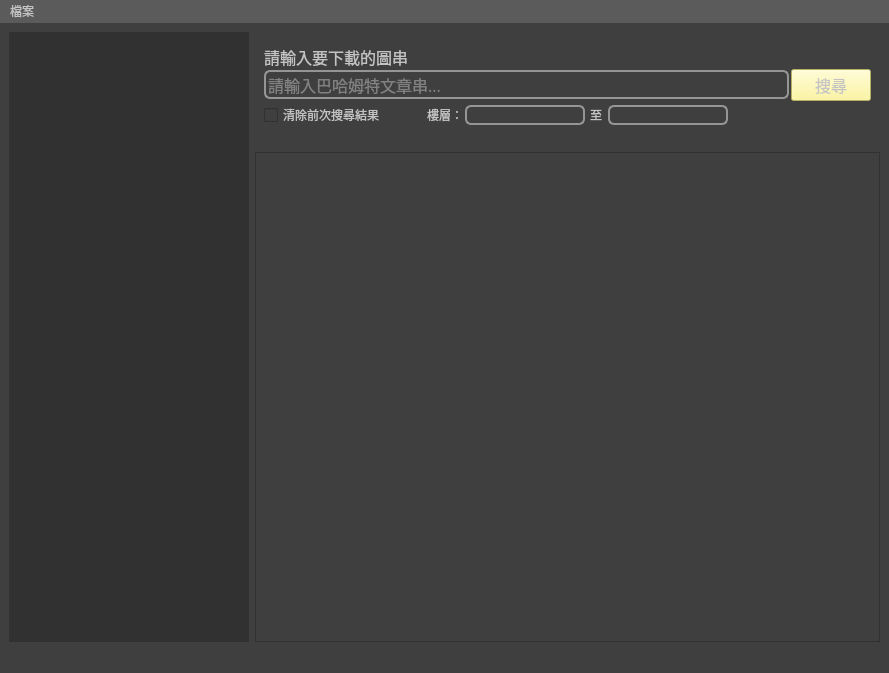
<?xml version="1.0" encoding="UTF-8"?>
<ui version="4.0">
 <class>MainWindow</class>
 <widget class="QMainWindow" name="MainWindow">
  <property name="geometry">
   <rect>
    <x>0</x>
    <y>0</y>
    <width>889</width>
    <height>673</height>
   </rect>
  </property>
  <property name="font">
   <font>
    <family>jf open 粉圓 1.1</family>
    <pointsize>11</pointsize>
   </font>
  </property>
  <property name="tabletTracking">
   <bool>false</bool>
  </property>
  <property name="windowTitle">
   <string>MainWindow</string>
  </property>
  <property name="autoFillBackground">
   <bool>false</bool>
  </property>
  <property name="styleSheet">
   <string notr="true">background-color:rgb(63, 63, 63)</string>
  </property>
  <property name="unifiedTitleAndToolBarOnMac">
   <bool>false</bool>
  </property>
  <widget class="QWidget" name="centralwidget">
   <layout class="QHBoxLayout" name="horizontalLayout_2">
    <item>
     <widget class="QWidget" name="filterWidget" native="true">
      <property name="minimumSize">
       <size>
        <width>240</width>
        <height>0</height>
       </size>
      </property>
      <property name="maximumSize">
       <size>
        <width>240</width>
        <height>16777215</height>
       </size>
      </property>
      <property name="styleSheet">
       <string notr="true">background-color:rgb(49, 49, 49)</string>
      </property>
     </widget>
    </item>
    <item>
     <layout class="QVBoxLayout" name="centerVerticalLayout">
      <property name="spacing">
       <number>0</number>
      </property>
      <property name="sizeConstraint">
       <enum>QLayout::SetDefaultConstraint</enum>
      </property>
      <property name="topMargin">
       <number>0</number>
      </property>
      <item>
       <widget class="QWidget" name="searchWidget" native="true">
        <property name="minimumSize">
         <size>
          <width>0</width>
          <height>120</height>
         </size>
        </property>
        <layout class="QVBoxLayout" name="verticalLayout_3">
         <property name="spacing">
          <number>7</number>
         </property>
         <property name="topMargin">
          <number>0</number>
         </property>
         <item>
          <layout class="QVBoxLayout" name="verticalLayout_2">
           <property name="spacing">
            <number>2</number>
           </property>
           <property name="topMargin">
            <number>0</number>
           </property>
           <item>
            <widget class="QLabel" name="searchDisplayLabel">
             <property name="minimumSize">
              <size>
               <width>0</width>
               <height>20</height>
              </size>
             </property>
             <property name="maximumSize">
              <size>
               <width>16777215</width>
               <height>20</height>
              </size>
             </property>
             <property name="font">
              <font>
               <family>jf open 粉圓 1.1</family>
               <pointsize>12</pointsize>
              </font>
             </property>
             <property name="styleSheet">
              <string notr="true">color:rgb(195, 195, 195)</string>
             </property>
             <property name="text">
              <string>請輸入要下載的圖串</string>
             </property>
            </widget>
           </item>
           <item>
            <layout class="QHBoxLayout" name="searchBarLayout">
             <property name="leftMargin">
              <number>0</number>
             </property>
             <property name="bottomMargin">
              <number>0</number>
             </property>
             <item>
              <widget class="QLineEdit" name="searchTextEdit">
               <property name="font">
                <font>
                 <family>jf open 粉圓 1.1</family>
                 <pointsize>12</pointsize>
                </font>
               </property>
               <property name="styleSheet">
                <string notr="true">color: rgb(195, 195, 195);
border-style: solid;
border-color: rgb(149, 149, 149);
border-width: 2px;
border-radius: 6px;</string>
               </property>
               <property name="placeholderText">
                <string>請輸入巴哈姆特文章串...</string>
               </property>
              </widget>
             </item>
             <item>
              <widget class="QPushButton" name="searchButton">
               <property name="minimumSize">
                <size>
                 <width>0</width>
                 <height>30</height>
                </size>
               </property>
               <property name="font">
                <font>
                 <family>jf open 粉圓 1.1</family>
                 <pointsize>12</pointsize>
                </font>
               </property>
               <property name="styleSheet">
                <string notr="true">color:rgb(195, 195, 195);
background-color:rgb(255, 247, 137)</string>
               </property>
               <property name="text">
                <string>搜尋</string>
               </property>
              </widget>
             </item>
            </layout>
           </item>
           <item>
            <layout class="QHBoxLayout" name="searchDetailLayout">
             <item>
              <widget class="QCheckBox" name="clearPreSeachCheckBox">
               <property name="font">
                <font>
                 <family>jf open 粉圓 1.1</family>
                </font>
               </property>
               <property name="styleSheet">
                <string notr="true">color:rgb(195, 195, 195)</string>
               </property>
               <property name="text">
                <string>清除前次搜尋結果</string>
               </property>
              </widget>
             </item>
             <item>
              <spacer name="horizontalSpacer">
               <property name="orientation">
                <enum>Qt::Horizontal</enum>
               </property>
               <property name="sizeType">
                <enum>QSizePolicy::Fixed</enum>
               </property>
               <property name="sizeHint" stdset="0">
                <size>
                 <width>40</width>
                 <height>20</height>
                </size>
               </property>
              </spacer>
             </item>
             <item>
              <widget class="QLabel" name="floorDisplayLabel">
               <property name="font">
                <font>
                 <family>jf open 粉圓 1.1</family>
                </font>
               </property>
               <property name="styleSheet">
                <string notr="true">color:rgb(195, 195, 195)</string>
               </property>
               <property name="text">
                <string>樓層：</string>
               </property>
              </widget>
             </item>
             <item>
              <widget class="QLineEdit" name="floorTextEditStart">
               <property name="sizePolicy">
                <sizepolicy hsizetype="Fixed" vsizetype="Fixed">
                 <horstretch>0</horstretch>
                 <verstretch>0</verstretch>
                </sizepolicy>
               </property>
               <property name="minimumSize">
                <size>
                 <width>120</width>
                 <height>0</height>
                </size>
               </property>
               <property name="maximumSize">
                <size>
                 <width>120</width>
                 <height>20</height>
                </size>
               </property>
               <property name="font">
                <font>
                 <family>jf open 粉圓 1.1</family>
                </font>
               </property>
               <property name="styleSheet">
                <string notr="true">color: rgb(195, 195, 195);
border-style: solid;
border-color: rgb(149, 149, 149);
border-width: 2px;
border-radius: 6px;</string>
               </property>
              </widget>
             </item>
             <item>
              <widget class="QLabel" name="floorDisplayLabel_2">
               <property name="maximumSize">
                <size>
                 <width>16777215</width>
                 <height>20</height>
                </size>
               </property>
               <property name="font">
                <font>
                 <family>jf open 粉圓 1.1</family>
                </font>
               </property>
               <property name="styleSheet">
                <string notr="true">color:rgb(195, 195, 195)</string>
               </property>
               <property name="text">
                <string> 至 </string>
               </property>
              </widget>
             </item>
             <item>
              <widget class="QLineEdit" name="floorTextEditEnd">
               <property name="sizePolicy">
                <sizepolicy hsizetype="Fixed" vsizetype="Fixed">
                 <horstretch>0</horstretch>
                 <verstretch>0</verstretch>
                </sizepolicy>
               </property>
               <property name="minimumSize">
                <size>
                 <width>120</width>
                 <height>0</height>
                </size>
               </property>
               <property name="maximumSize">
                <size>
                 <width>120</width>
                 <height>20</height>
                </size>
               </property>
               <property name="font">
                <font>
                 <family>jf open 粉圓 1.1</family>
                </font>
               </property>
               <property name="styleSheet">
                <string notr="true">color: rgb(195, 195, 195);
border-style: solid;
border-color: rgb(149, 149, 149);
border-width: 2px;
border-radius: 6px;</string>
               </property>
              </widget>
             </item>
             <item>
              <spacer name="horizontalSpacer_2">
               <property name="orientation">
                <enum>Qt::Horizontal</enum>
               </property>
               <property name="sizeHint" stdset="0">
                <size>
                 <width>40</width>
                 <height>20</height>
                </size>
               </property>
              </spacer>
             </item>
            </layout>
           </item>
          </layout>
         </item>
        </layout>
       </widget>
      </item>
      <item>
       <widget class="QScrollArea" name="centerScrollArea">
        <property name="styleSheet">
         <string notr="true"/>
        </property>
        <property name="horizontalScrollBarPolicy">
         <enum>Qt::ScrollBarAlwaysOff</enum>
        </property>
        <property name="widgetResizable">
         <bool>true</bool>
        </property>
        <property name="alignment">
         <set>Qt::AlignLeading|Qt::AlignLeft|Qt::AlignTop</set>
        </property>
        <widget class="QWidget" name="centerScrollAreaWidgetContents">
         <property name="geometry">
          <rect>
           <x>0</x>
           <y>0</y>
           <width>616</width>
           <height>478</height>
          </rect>
         </property>
        </widget>
       </widget>
      </item>
     </layout>
    </item>
   </layout>
  </widget>
  <widget class="QMenuBar" name="menubar">
   <property name="geometry">
    <rect>
     <x>0</x>
     <y>0</y>
     <width>889</width>
     <height>25</height>
    </rect>
   </property>
   <property name="font">
    <font>
     <family>jf open 粉圓 1.1</family>
     <pointsize>9</pointsize>
    </font>
   </property>
   <property name="styleSheet">
    <string notr="true">color:rgb(195, 195, 195);
background-color:rgba(99, 99, 99, 192)</string>
   </property>
   <widget class="QMenu" name="menu">
    <property name="title">
     <string>檔案</string>
    </property>
   </widget>
   <addaction name="menu"/>
  </widget>
  <widget class="QStatusBar" name="statusbar"/>
 </widget>
 <resources/>
 <connections/>
</ui>
